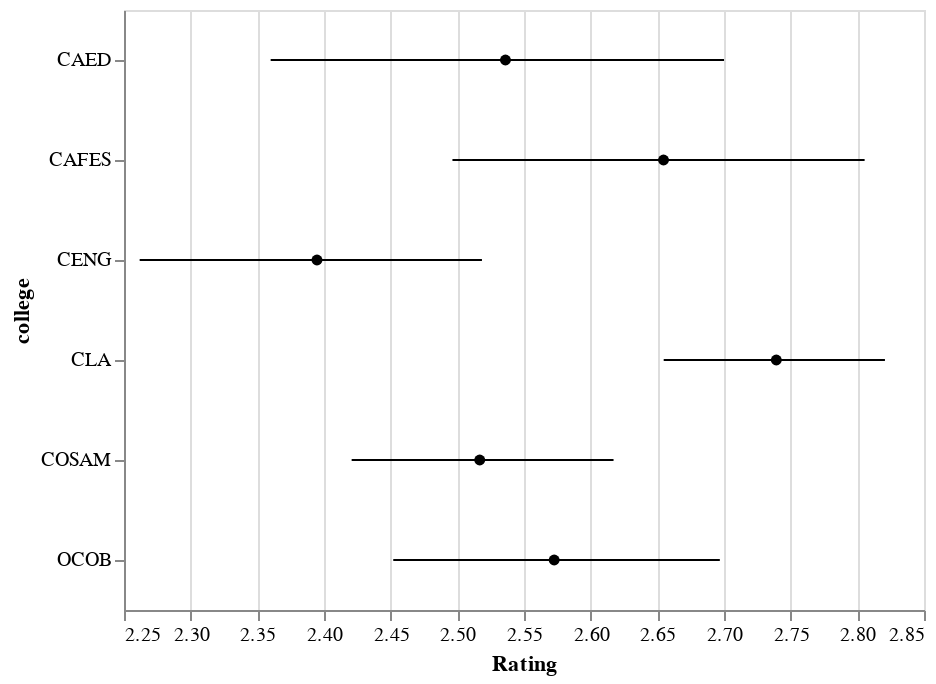

Write notebook code for a chart like this one.
### Markdown cell above
Next we will look at the distribution of ratings by college

### Code cell
points = alt.Chart(sub).mark_point(filled=True).encode(
    alt.X(
        'mean(rating)',
        scale=alt.Scale(zero=False),
        axis=alt.Axis(title='Rating')
    ),
    y='college',
    color=alt.value('black')
)

error_bars = alt.Chart(sub).mark_rule().encode(
    x='ci0(rating)',
    x2='ci1(rating)',
    y='college'
)

chart = points + error_bars
chart

### Figure 1 — Vega-Lite specification as saved in the notebook (floating-point values rounded to 4 significant figures; data arrays with more than 128 entries replaced by an {"elided": "..."} marker saying what was removed)
{"$schema": "https://vega.github.io/schema/vega-lite/v2.json", "config": {"view": {"height": 300, "width": 400}}, "layer": [{"data": {"values": {"elided": "1203 records"}}, "encoding": {"color": {"value": "black"}, "x": {"aggregate": "mean", "axis": {"title": "Rating"}, "field": "rating", "scale": {"zero": false}, "type": "quantitative"}, "y": {"field": "college", "type": "nominal"}}, "mark": {"filled": true, "type": "point"}}, {"data": {"values": {"elided": "1203 records"}}, "encoding": {"x": {"aggregate": "ci0", "field": "rating", "type": "quantitative"}, "x2": {"aggregate": "ci1", "field": "rating", "type": "quantitative"}, "y": {"field": "college", "type": "nominal"}}, "mark": "rule"}]}
